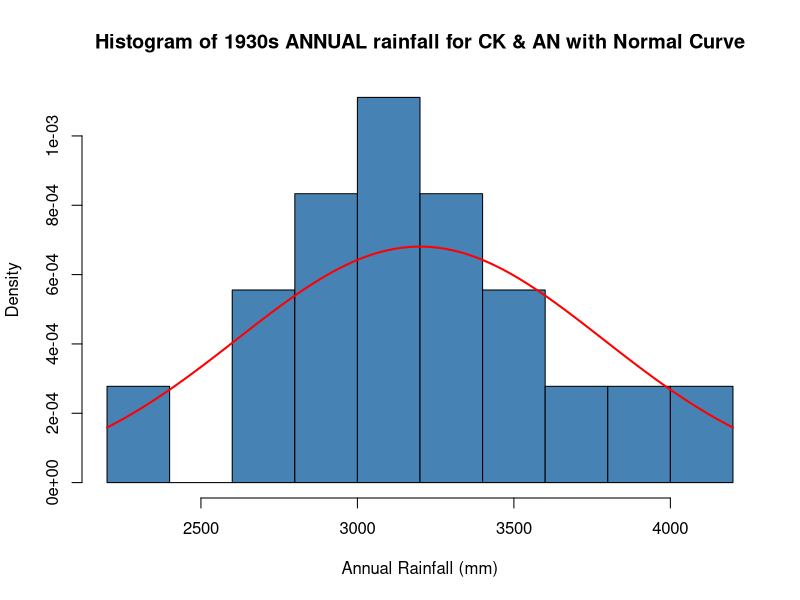

Write R code to recreate this figure. (Note: this script raises an error after producing the figure.)
#Install and load library readr & tidyverse
library(readr)
library(tidyverse)

# Import the Dataset
rainfall_india <- read_csv("rainfall_india.csv")
View(rainfall_india)

print(colnames(rainfall_india))

# printing first 5 rows
print(head(rainfall_india, 5))

#Creating Decades using the years
rainfall_india$Decade <- (rainfall_india$YEAR %/% 10) * 10

#Removes NA values from dataset
rainfall_india <- na.omit(rainfall_india)

#Rename column from SUBDIVISION to REGION
colnames (rainfall_india)[1] <- "REGION"

#Calculate mean annual rainfall per region per decade
mean_annual_rainfall_per_region_per_decade <- rainfall_india %>% group_by(REGION, Decade) %>% summarize( MeanAnnualRainfall = mean(ANNUAL, na.rm = TRUE), .groups = "drop" )

#Sort table in descending order of mean annual rainfall
sorted_meanAnnualRainfall_table <- mean_annual_rainfall_per_region_per_decade %>%
  arrange(desc(MeanAnnualRainfall))

#View sorted table (to see decades in descending order of mean annual rainfall)
View(sorted_meanAnnualRainfall_table)

#Create a 1930s table (decade with the second highest mean annual rainfall)
decade_1930_table <- mean_annual_rainfall_per_region_per_decade %>%  filter(Decade == 1930)

sorted_decade_1930_table <- decade_1930_table %>% arrange(desc(MeanAnnualRainfall))

view(sorted_decade_1930_table) 

#Obtain the max and min annual rainfall regions for the 1930 decade
decade_1930_table$REGION[which.max(decade_1930_table$MeanAnnualRainfall)]

decade_1930_table$REGION[which.min(decade_1930_table$MeanAnnualRainfall)]

#Filter rainfall dataset to return data for the selected 2 regions (Coastal Karnataka and Andaman & Nicobar Islands) in 1930s
two_regions <- rainfall_india %>%
  filter(REGION %in% c("COASTAL KARNATAKA", "ANDAMAN & NICOBAR ISLANDS"), YEAR >= 1930,
         YEAR <= 1939)

#Extract the annual values for each group (For statistical testing)
coastal_karnataka <- two_regions %>% 
  filter(REGION == "COASTAL KARNATAKA") %>% 
  pull(ANNUAL)

andaman_nicobar_islands <- two_regions %>% 
  filter(REGION == "ANDAMAN & NICOBAR ISLANDS") %>% 
  pull(ANNUAL)

#Perform basic statistical analysis for both regions
ck <- coastal_karnataka
an <- andaman_nicobar_islands

summary(ck)
summary(an)

#Plot histogram of both regions (to determine type of test)
x <- two_regions$ANNUAL
hist(x,
     breaks = 10,
     xlab = "Annual Rainfall (mm)",
     ylab = "Density",
     main = "Histogram of 1930s ANNUAL rainfall for CK & AN with Normal Curve",
     col = "steelblue",
     freq = FALSE) 

#Add normal curve overlay to histogram
curve(dnorm(x, mean = mean(x, na.rm = TRUE), sd = sd(x, na.rm = TRUE)),
      add = TRUE,
      col = "red",
      lwd = 2)
# Histogram for Arunachal Pradesh only (1930s)
ap <- arunachal_pradesh   # just to make the code shorter

hist(ap,
     breaks = 10,
     main = "Histogram of Annual Rainfall \n - Arunachal Pradesh (1930s)",
     xlab = "Annual Rainfall (mm)",
     ylab = "Density",
     col = "orange",
     freq = FALSE,
     xlim = c(3000, 6500)
     )

# Add a normal distribution curve for AP only
curve(dnorm(x, mean = mean(ap, na.rm = TRUE), sd = sd(ap, na.rm = TRUE)),
      add = TRUE,
      col = "red",
      lwd = 2)


hist(west_rajasthan, 
     main = "Histogram of Annual Rainfall \n - West Rajasthan (1930s)",
     breaks = 10, 
     freq = FALSE, 
     col = "steelblue",
     xlab = "Annual Rainfall (mm)",
     ylab = "Density",
     xlim = c(100, 500)
     )

# Add a normal distribution curve for WR only
curve(
  dnorm(x,
        mean = mean(west_rajasthan, na.rm = TRUE),
        sd   = sd(west_rajasthan, na.rm = TRUE)),
  add = TRUE,
  col = "red",
  lwd = 2
)


#Run independent t-test
t.test(ck, an, paired = FALSE)

# Boxplot comparing the two regions 
boxplot(ANNUAL ~ REGION,
        data = two_regions,
        main = "Boxplot of Annual Rainfall (1930s)\nArunachal Pradesh vs West Rajasthan",
        xlab = "Region",
        ylab = "Annual Rainfall (mm)",
        col = c("skyblue", "lightgreen"))

axis(side = 2, at = seq(0, 6000, by = 500))
